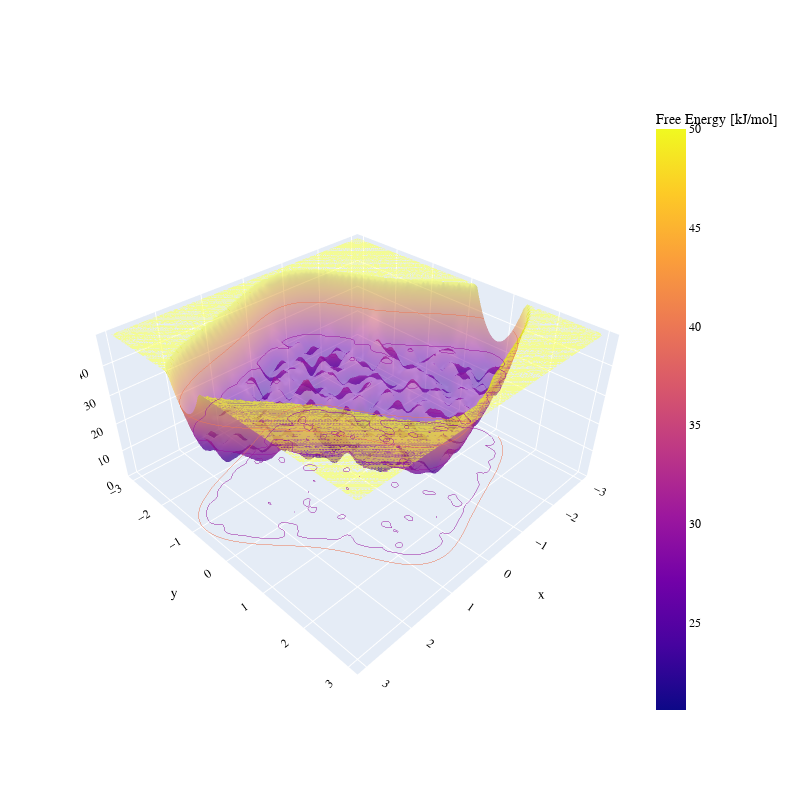

The notebook cell saved with this chart:
### Markdown cell above
### Exploration stage

### Code cell
new_params = {**default_params}
new_params.update({"simulation_steps":500_000, "ID":"_inve"})
new_params.update({"metad_height":5, "biasfactor":20, "metad_width":[0.1, 0.1], "bw":[0.1, 0.1]})
new_params.update({"len_error_list":100, "calculate_FES_st_dev":False, "bootstrap_iter":None, "n_pos":10_000})

MFI = MFI_class2D.MFI2D(**new_params)

# MFI.run_simulation()

MFI.analyse_data()

lib2.plot_hills_trajectory(MFI.hills)
MFI.plot_results()
lib2.plot_3D_plotly(MFI.X, MFI.Y, MFI.Z + MFI.Bias, range_min=0, range_max=50)

t1, v1, aofe1, aad1 = MFI.Avr_Error_list[:,0], MFI.Avr_Error_list[:,1], MFI.Avr_Error_list[:,2], MFI.Avr_Error_list[:, MFI.Avr_Error_info.index("AAD")]
base_force_terms, base_time, base_fes = MFI.force_terms, MFI.sim_time, MFI.FES

### Figure 1 — Plotly figure (JSON) as saved in the notebook; plotly's stock layout.template omitted (floating-point values rounded to 4 significant figures; data arrays with more than 128 entries replaced by an {"elided": "..."} marker saying what was removed)
{"data": [{"colorbar": {"title": {"text": "Free Energy [kJ/mol]"}}, "contours": {"z": {"highlightcolor": "limegreen", "project": {"z": true}, "show": true, "usecolormap": true}}, "opacity": 0.5, "scene": "scene", "type": "surface", "x": {"elided": "100x100 float values"}, "y": {"elided": "100x100 float values"}, "z": {"elided": "100x100 float values"}}], "layout": {"font": {"color": "black", "family": "Helvetica, Arial, sans-serif", "size": 12}, "height": 800, "scene": {"aspectmode": "manual", "aspectratio": {"x": 1, "y": 1, "z": 0.5}, "domain": {"x": [0, 1], "y": [0, 1]}, "xaxis": {"title": {"text": "x"}}, "yaxis": {"title": {"text": "y"}}, "zaxis": {"range": [0, 50], "title": {"text": "Energy [kJ/mol]"}}}, "title": {}, "width": 800}}
